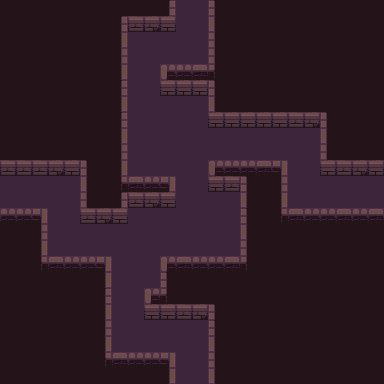

This is a level from a 2D game, rendered from its Tiled map with the project's own tilesets. A one-line summary and the complete map file follow:
An orthogonal 24x24 tile map with 16x16 px tiles, 4 tile layers (background, road, wall, item), 3 tilesets.

<map version="1.2" tiledversion="1.3.1" orientation="orthogonal" renderorder="right-down" compressionlevel="0" width="24" height="24" tilewidth="16" tileheight="16" infinite="0" nextlayerid="6" nextobjectid="1">
 <tileset firstgid="1" name="Dungeon_Tileset" tilewidth="16" tileheight="16" tilecount="100" columns="10">
  <image source="Dungeon_Tileset.png" width="160" height="160" />
 </tileset>
 <tileset firstgid="101" name="flag" tilewidth="16" tileheight="16" tilecount="4" columns="4">
  <image source="flag.png" width="64" height="16" />
  <tile id="0">
   <animation>
    <frame tileid="3" duration="200" />
    <frame tileid="2" duration="200" />
    <frame tileid="1" duration="200" />
    <frame tileid="0" duration="200" />
   </animation>
  </tile>
 </tileset>
 <tileset firstgid="105" name="torch" tilewidth="16" tileheight="16" tilecount="4" columns="4">
  <image source="torch.png" width="64" height="16" />
  <tile id="0">
   <animation>
    <frame tileid="3" duration="200" />
    <frame tileid="2" duration="200" />
    <frame tileid="1" duration="200" />
    <frame tileid="0" duration="200" />
   </animation>
  </tile>
 </tileset>
 <layer id="1" name="background" width="24" height="24">
  <data encoding="csv">
79,79,79,79,79,79,79,79,79,79,79,79,79,79,79,79,79,79,79,79,79,79,79,79,
79,79,79,79,79,79,79,79,79,79,79,79,79,79,79,79,79,79,79,79,79,79,79,79,
79,79,79,79,79,79,79,79,79,79,79,79,79,79,79,79,79,79,79,79,79,79,79,79,
79,79,79,79,79,79,79,79,79,79,79,79,79,79,79,79,79,79,79,79,79,79,79,79,
79,79,79,79,79,79,79,79,79,79,79,79,79,79,79,79,79,79,79,79,79,79,79,79,
79,79,79,79,79,79,79,79,79,79,79,79,79,79,79,79,79,79,79,79,79,79,79,79,
79,79,79,79,79,79,79,79,79,79,79,79,79,79,79,79,79,79,79,79,79,79,79,79,
79,79,79,79,79,79,79,79,79,79,79,79,79,79,79,79,79,79,79,79,79,79,79,79,
79,79,79,79,79,79,79,79,79,79,79,79,79,79,79,79,79,79,79,79,79,79,79,79,
79,79,79,79,79,79,79,79,79,79,79,79,79,79,79,79,79,79,79,79,79,79,79,79,
79,79,79,79,79,79,79,79,79,79,79,79,79,79,79,79,79,79,79,79,79,79,79,79,
79,79,79,79,79,79,79,79,79,79,79,79,79,79,79,79,79,79,79,79,79,79,79,79,
79,79,79,79,79,79,79,79,79,79,79,79,79,79,79,79,79,79,79,79,79,79,79,79,
79,79,79,79,79,79,79,79,79,79,79,79,79,79,79,79,79,79,79,79,79,79,79,79,
79,79,79,79,79,79,79,79,79,79,79,79,79,79,79,79,79,79,79,79,79,79,79,79,
79,79,79,79,79,79,79,79,79,79,79,79,79,79,79,79,79,79,79,79,79,79,79,79,
79,79,79,79,79,79,79,79,79,79,79,79,79,79,79,79,79,79,79,79,79,79,79,79,
79,79,79,79,79,79,79,79,79,79,79,79,79,79,79,79,79,79,79,79,79,79,79,79,
79,79,79,79,79,79,79,79,79,79,79,79,79,79,79,79,79,79,79,79,79,79,79,79,
79,79,79,79,79,79,79,79,79,79,79,79,79,79,79,79,79,79,79,79,79,79,79,79,
79,79,79,79,79,79,79,79,79,79,79,79,79,79,79,79,79,79,79,79,79,79,79,79,
79,79,79,79,79,79,79,79,79,79,79,79,79,79,79,79,79,79,79,79,79,79,79,79,
79,79,79,79,79,79,79,79,79,79,79,79,79,79,79,79,79,79,79,79,79,79,79,79,
79,79,79,79,79,79,79,79,79,79,79,79,79,79,79,79,79,79,79,79,79,79,79,79
</data>
 </layer>
 <layer id="5" name="road" width="24" height="24">
  <data encoding="csv">
0,0,0,0,0,0,0,0,0,0,0,3758096464,3758096464,0,0,0,0,0,0,0,0,0,0,0,
0,0,0,0,0,0,0,0,0,0,0,80,80,0,0,0,0,0,0,0,0,0,0,0,
0,0,0,0,0,0,0,0,80,80,80,80,80,0,0,0,0,0,0,0,0,0,0,0,
0,0,0,0,0,0,0,0,80,80,80,80,80,0,0,0,0,0,0,0,0,0,0,0,
0,0,0,0,0,0,0,0,80,80,0,0,0,0,0,0,0,0,0,0,0,0,0,0,
0,0,0,0,0,0,0,0,80,80,0,0,0,0,0,0,0,0,0,0,0,0,0,0,
0,0,0,0,0,0,0,0,80,80,80,80,80,0,0,0,0,0,0,0,0,0,0,0,
0,0,0,0,0,0,0,0,80,80,80,80,80,0,0,0,0,0,0,0,0,0,0,0,
0,0,0,0,0,0,0,0,80,80,80,80,80,80,80,80,80,80,80,80,0,0,0,0,
0,0,0,0,0,0,0,0,80,80,80,80,80,80,80,80,80,80,80,80,0,0,0,0,
0,0,0,0,0,0,0,0,80,80,80,80,80,0,0,0,0,0,80,80,0,0,0,0,
3758096464,80,80,80,80,0,0,0,0,0,0,80,80,0,0,0,0,0,80,80,80,80,80,3758096464,
3758096464,80,80,80,80,0,0,0,0,0,0,80,80,80,80,0,0,0,80,80,80,80,80,3758096464,
0,0,0,80,80,0,0,0,80,80,80,80,80,80,80,0,0,0,0,0,0,0,0,0,
0,0,0,80,80,80,80,80,80,80,80,80,80,80,80,0,0,0,0,0,0,0,0,0,
0,0,0,80,80,80,80,80,80,80,80,80,80,80,80,0,0,0,0,0,0,0,0,0,
0,0,0,0,0,0,0,80,80,80,0,0,0,0,0,0,0,0,0,0,0,0,0,0,
0,0,0,0,0,0,0,80,80,80,0,0,0,0,0,0,0,0,0,0,0,0,0,0,
0,0,0,0,0,0,0,80,80,0,0,0,0,0,0,0,0,0,0,0,0,0,0,0,
0,0,0,0,0,0,0,80,80,0,0,0,0,0,0,0,0,0,0,0,0,0,0,0,
0,0,0,0,0,0,0,80,80,80,80,80,80,0,0,0,0,0,0,0,0,0,0,0,
0,0,0,0,0,0,0,80,80,80,80,80,80,0,0,0,0,0,0,0,0,0,0,0,
0,0,0,0,0,0,0,0,0,0,0,80,80,0,0,0,0,0,0,0,0,0,0,0,
0,0,0,0,0,0,0,0,0,0,0,3758096464,3758096464,0,0,0,0,0,0,0,0,0,0,0
</data>
 </layer>
 <layer id="3" name="wall" width="24" height="24">
  <data encoding="csv">
0,0,0,0,0,0,0,0,0,0,1,0,0,6,0,0,0,0,0,0,0,0,0,0,
0,0,0,0,0,0,0,1,3,4,5,0,0,16,0,0,0,0,0,0,0,0,0,0,
0,0,0,0,0,0,0,11,0,0,0,0,0,26,0,0,0,0,0,0,0,0,0,0,
0,0,0,0,0,0,0,21,0,0,0,0,0,26,0,0,0,0,0,0,0,0,0,0,
0,0,0,0,0,0,0,31,0,0,55,44,45,46,0,0,0,0,0,0,0,0,0,0,
0,0,0,0,0,0,0,1,0,0,2,2,2,6,0,0,0,0,0,0,0,0,0,0,
0,0,0,0,0,0,0,11,0,0,0,0,0,16,0,0,0,0,0,0,0,0,0,0,
0,0,0,0,0,0,0,1,0,0,0,0,0,2,2,2,2,2,3,4,6,0,0,0,
0,0,0,0,0,0,0,11,0,0,0,0,0,0,0,0,0,0,0,0,16,0,0,0,
0,0,0,0,0,0,0,21,0,0,0,0,0,0,0,0,0,0,0,0,26,0,0,0,
3,3,3,4,5,6,0,31,0,0,0,0,0,55,43,44,45,54,0,0,2,3,4,5,
0,0,0,0,0,16,0,41,42,43,54,0,0,2,3,6,0,21,0,0,0,0,0,0,
0,0,0,0,0,26,0,1,3,4,5,0,0,0,0,16,0,31,0,0,0,0,0,0,
43,44,54,0,0,3,4,5,0,0,0,0,0,0,0,6,0,41,42,43,44,45,44,45,
0,0,21,0,0,0,0,0,0,0,0,0,0,0,0,16,0,0,0,0,0,0,0,0,
0,0,31,0,0,0,0,0,0,0,0,0,0,0,0,26,0,0,0,0,0,0,0,0,
0,0,41,42,43,44,54,0,0,0,55,42,43,44,45,46,0,0,0,0,0,0,0,0,
0,0,0,0,0,0,11,0,0,0,6,0,0,0,0,0,0,0,0,0,0,0,0,0,
0,0,0,0,0,0,1,0,0,55,46,0,0,0,0,0,0,0,0,0,0,0,0,0,
0,0,0,0,0,0,11,0,0,2,2,3,4,6,0,0,0,0,0,0,0,0,0,0,
0,0,0,0,0,0,21,0,0,0,0,0,0,6,0,0,0,0,0,0,0,0,0,0,
0,0,0,0,0,0,31,0,0,0,0,0,0,16,0,0,0,0,0,0,0,0,0,0,
0,0,0,0,0,0,41,42,43,44,54,0,0,26,0,0,0,0,0,0,0,0,0,0,
0,0,0,0,0,0,0,0,0,0,11,0,0,36,0,0,0,0,0,0,0,0,0,0
</data>
 </layer>
 <layer id="4" name="item" width="24" height="24">
  <data encoding="csv">
0,0,0,0,0,0,0,0,0,0,0,0,0,0,0,0,0,0,0,0,0,0,0,0,
0,0,0,0,0,0,0,0,0,0,0,0,0,0,0,0,0,0,0,0,0,0,0,0,
0,0,0,0,0,0,0,0,0,0,0,0,0,0,0,0,0,0,0,0,0,0,0,0,
0,0,0,0,0,0,0,0,0,0,0,0,0,0,0,0,0,0,0,0,0,0,0,0,
0,0,0,0,0,0,0,0,0,0,0,0,0,0,0,0,0,0,0,0,0,0,0,0,
0,0,0,0,0,0,0,0,0,0,0,0,0,0,0,0,0,0,0,0,0,0,0,0,
0,0,0,0,0,0,0,0,0,0,0,0,0,0,0,0,0,0,0,0,0,0,0,0,
0,0,0,0,0,0,0,0,0,0,0,0,0,0,0,0,0,0,0,0,0,0,0,0,
0,0,0,0,0,0,0,0,0,0,0,0,0,0,0,0,0,0,0,0,0,0,0,0,
0,0,0,0,0,0,0,0,0,0,0,0,0,0,0,0,0,0,0,0,0,0,0,0,
0,0,0,0,0,0,0,0,0,0,0,0,0,0,0,0,0,0,0,0,0,0,0,0,
0,0,0,0,0,0,0,0,0,0,0,0,0,0,0,0,0,0,0,0,0,0,0,0,
0,0,0,0,0,0,0,0,0,0,0,0,0,0,0,0,0,0,0,0,0,0,0,0,
0,0,0,0,0,0,0,0,0,0,0,0,0,0,0,0,0,0,0,0,0,0,0,0,
0,0,0,0,0,0,0,0,0,0,0,0,0,0,0,0,0,0,0,0,0,0,0,0,
0,0,0,0,0,0,0,0,0,0,0,0,0,0,0,0,0,0,0,0,0,0,0,0,
0,0,0,0,0,0,0,0,0,0,0,0,0,0,0,0,0,0,0,0,0,0,0,0,
0,0,0,0,0,0,0,0,0,0,0,0,0,0,0,0,0,0,0,0,0,0,0,0,
0,0,0,0,0,0,0,0,0,0,0,0,0,0,0,0,0,0,0,0,0,0,0,0,
0,0,0,0,0,0,0,0,0,0,0,0,0,0,0,0,0,0,0,0,0,0,0,0,
0,0,0,0,0,0,0,0,0,0,0,0,0,0,0,0,0,0,0,0,0,0,0,0,
0,0,0,0,0,0,0,0,0,0,0,0,0,0,0,0,0,0,0,0,0,0,0,0,
0,0,0,0,0,0,0,0,0,0,0,0,0,0,0,0,0,0,0,0,0,0,0,0,
0,0,0,0,0,0,0,0,0,0,0,0,0,0,0,0,0,0,0,0,0,0,0,0
</data>
 </layer>
</map>
